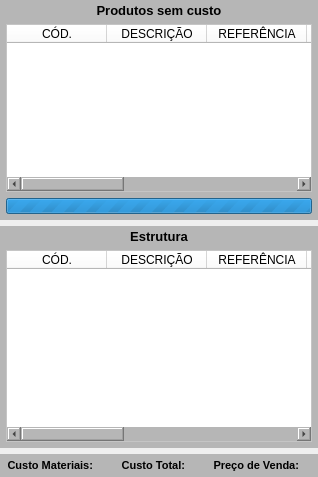
        <widget class="QWidget" name="widget_4" native="true">
         <layout class="QVBoxLayout" name="verticalLayout_2">
          <property name="spacing">
           <number>6</number>
          </property>
          <property name="leftMargin">
           <number>0</number>
          </property>
          <property name="topMargin">
           <number>0</number>
          </property>
          <property name="rightMargin">
           <number>0</number>
          </property>
          <property name="bottomMargin">
           <number>0</number>
          </property>
          <item>
           <widget class="QWidget" name="widget_Cor4" native="true">
            <property name="minimumSize">
             <size>
              <width>0</width>
              <height>0</height>
             </size>
            </property>
            <property name="maximumSize">
             <size>
              <width>16777215</width>
              <height>220</height>
             </size>
            </property>
            <property name="styleSheet">
             <string notr="true">background-color: rgb(182, 182, 182);</string>
            </property>
            <layout class="QVBoxLayout" name="verticalLayout_9">
             <property name="leftMargin">
              <number>6</number>
             </property>
             <property name="topMargin">
              <number>3</number>
             </property>
             <property name="rightMargin">
              <number>6</number>
             </property>
             <property name="bottomMargin">
              <number>6</number>
             </property>
             <item>
              <widget class="QLabel" name="label_Titulo_2">
               <property name="minimumSize">
                <size>
                 <width>0</width>
                 <height>0</height>
                </size>
               </property>
               <property name="maximumSize">
                <size>
                 <width>16777215</width>
                 <height>18</height>
                </size>
               </property>
               <property name="font">
                <font>
                 <pointsize>10</pointsize>
                 <weight>75</weight>
                 <bold>true</bold>
                </font>
               </property>
               <property name="text">
                <string>Produtos sem custo</string>
               </property>
               <property name="alignment">
                <set>Qt::AlignCenter</set>
               </property>
              </widget>
             </item>
             <item>
              <widget class="QTableWidget" name="table_Problema">
               <property name="sizePolicy">
                <sizepolicy hsizetype="Preferred" vsizetype="Preferred">
                 <horstretch>0</horstretch>
                 <verstretch>0</verstretch>
                </sizepolicy>
               </property>
               <property name="font">
                <font>
                 <pointsize>8</pointsize>
                </font>
               </property>
               <property name="styleSheet">
                <string notr="true">background-color: rgb(255, 255, 255);</string>
               </property>
               <column>
                <property name="text">
                 <string>CÓD.</string>
                </property>
               </column>
               <column>
                <property name="text">
                 <string>DESCRIÇÃO</string>
                </property>
               </column>
               <column>
                <property name="text">
                 <string>REFERÊNCIA</string>
                </property>
               </column>
               <column>
                <property name="text">
                 <string>UM</string>
                </property>
               </column>
               <column>
                <property name="text">
                 <string>QTDE</string>
                </property>
               </column>
               <column>
                <property name="text">
                 <string>R$/UNID.</string>
                </property>
               </column>
               <column>
                <property name="text">
                 <string>R$</string>
                </property>
               </column>
               <column>
                <property name="text">
                 <string>CLASSE</string>
                </property>
               </column>
              </widget>
             </item>
             <item>
              <widget class="QProgressBar" name="progressBar">
               <property name="sizePolicy">
                <sizepolicy hsizetype="Preferred" vsizetype="Preferred">
                 <horstretch>0</horstretch>
                 <verstretch>0</verstretch>
                </sizepolicy>
               </property>
               <property name="maximum">
                <number>0</number>
               </property>
               <property name="value">
                <number>0</number>
               </property>
               <property name="textVisible">
                <bool>false</bool>
               </property>
               <property name="orientation">
                <enum>Qt::Horizontal</enum>
               </property>
               <property name="invertedAppearance">
                <bool>false</bool>
               </property>
               <property name="format">
                <string/>
               </property>
              </widget>
             </item>
            </layout>
           </widget>
          </item>
          <item>
           <widget class="QWidget" name="widget_Cor5" native="true">
            <property name="styleSheet">
             <string notr="true">background-color: rgb(182, 182, 182);</string>
            </property>
            <layout class="QVBoxLayout" name="verticalLayout_3">
             <property name="leftMargin">
              <number>6</number>
             </property>
             <property name="topMargin">
              <number>3</number>
             </property>
             <property name="rightMargin">
              <number>6</number>
             </property>
             <property name="bottomMargin">
              <number>6</number>
             </property>
             <item>
              <widget class="QLabel" name="label_Titulo">
               <property name="minimumSize">
                <size>
                 <width>0</width>
                 <height>0</height>
                </size>
               </property>
               <property name="maximumSize">
                <size>
                 <width>16777215</width>
                 <height>18</height>
                </size>
               </property>
               <property name="font">
                <font>
                 <pointsize>10</pointsize>
                 <weight>75</weight>
                 <bold>true</bold>
                </font>
               </property>
               <property name="text">
                <string>Estrutura</string>
               </property>
               <property name="alignment">
                <set>Qt::AlignCenter</set>
               </property>
              </widget>
             </item>
             <item>
              <widget class="QTableWidget" name="table_Estrutura">
               <property name="sizePolicy">
                <sizepolicy hsizetype="Preferred" vsizetype="Preferred">
                 <horstretch>0</horstretch>
                 <verstretch>0</verstretch>
                </sizepolicy>
               </property>
               <property name="font">
                <font>
                 <pointsize>8</pointsize>
                </font>
               </property>
               <property name="styleSheet">
                <string notr="true">background-color: rgb(255, 255, 255);</string>
               </property>
               <column>
                <property name="text">
                 <string>CÓD.</string>
                </property>
               </column>
               <column>
                <property name="text">
                 <string>DESCRIÇÃO</string>
                </property>
               </column>
               <column>
                <property name="text">
                 <string>REFERÊNCIA</string>
                </property>
               </column>
               <column>
                <property name="text">
                 <string>UM</string>
                </property>
               </column>
               <column>
                <property name="text">
                 <string>QTDE</string>
                </property>
               </column>
               <column>
                <property name="text">
                 <string>R$/UNID.</string>
                </property>
               </column>
               <column>
                <property name="text">
                 <string>R$</string>
                </property>
               </column>
               <column>
                <property name="text">
                 <string>CLASSE</string>
                </property>
               </column>
              </widget>
             </item>
            </layout>
           </widget>
          </item>
          <item>
           <widget class="QWidget" name="widget_Totais" native="true">
            <property name="minimumSize">
             <size>
              <width>0</width>
              <height>0</height>
             </size>
            </property>
            <property name="maximumSize">
             <size>
              <width>16777215</width>
              <height>45</height>
             </size>
            </property>
            <property name="styleSheet">
             <string notr="true">background-color: rgb(182, 182, 182);</string>
            </property>
            <layout class="QHBoxLayout" name="horizontalLayout_10">
             <property name="leftMargin">
              <number>2</number>
             </property>
             <property name="topMargin">
              <number>2</number>
             </property>
             <property name="rightMargin">
              <number>2</number>
             </property>
             <property name="bottomMargin">
              <number>2</number>
             </property>
             <item>
              <widget class="QWidget" name="widget_21" native="true">
               <layout class="QHBoxLayout" name="horizontalLayout_13">
                <property name="spacing">
                 <number>5</number>
                </property>
                <property name="leftMargin">
                 <number>5</number>
                </property>
                <property name="topMargin">
                 <number>3</number>
                </property>
                <property name="rightMargin">
                 <number>5</number>
                </property>
                <property name="bottomMargin">
                 <number>3</number>
                </property>
                <item>
                 <widget class="QLabel" name="label_68">
                  <property name="minimumSize">
                   <size>
                    <width>0</width>
                    <height>0</height>
                   </size>
                  </property>
                  <property name="maximumSize">
                   <size>
                    <width>16777215</width>
                    <height>16777215</height>
                   </size>
                  </property>
                  <property name="font">
                   <font>
                    <pointsize>8</pointsize>
                    <weight>75</weight>
                    <bold>true</bold>
                   </font>
                  </property>
                  <property name="text">
                   <string>Custo Materiais:</string>
                  </property>
                  <property name="alignment">
                   <set>Qt::AlignRight|Qt::AlignTrailing|Qt::AlignVCenter</set>
                  </property>
                 </widget>
                </item>
                <item>
                 <widget class="QLabel" name="label_Custo_Materiais">
                  <property name="minimumSize">
                   <size>
                    <width>0</width>
                    <height>0</height>
                   </size>
                  </property>
                  <property name="maximumSize">
                   <size>
                    <width>16777215</width>
                    <height>16777215</height>
                   </size>
                  </property>
                  <property name="font">
                   <font>
                    <pointsize>8</pointsize>
                    <weight>75</weight>
                    <bold>true</bold>
                   </font>
                  </property>
                  <property name="text">
                   <string/>
                  </property>
                  <property name="alignment">
                   <set>Qt::AlignLeading|Qt::AlignLeft|Qt::AlignVCenter</set>
                  </property>
                 </widget>
                </item>
               </layout>
              </widget>
             </item>
             <item>
              <widget class="QWidget" name="widget_20" native="true">
               <layout class="QHBoxLayout" name="horizontalLayout_11">
                <property name="spacing">
                 <number>5</number>
                </property>
                <property name="leftMargin">
                 <number>5</number>
                </property>
                <property name="topMargin">
                 <number>3</number>
                </property>
                <property name="rightMargin">
                 <number>5</number>
                </property>
                <property name="bottomMargin">
                 <number>3</number>
                </property>
                <item>
                 <widget class="QLabel" name="label_76">
                  <property name="minimumSize">
                   <size>
                    <width>0</width>
                    <height>0</height>
                   </size>
                  </property>
                  <property name="maximumSize">
                   <size>
                    <width>16777215</width>
                    <height>16777215</height>
                   </size>
                  </property>
                  <property name="font">
                   <font>
                    <pointsize>8</pointsize>
                    <weight>75</weight>
                    <bold>true</bold>
                   </font>
                  </property>
                  <property name="text">
                   <string>Custo Total:</string>
                  </property>
                  <property name="alignment">
                   <set>Qt::AlignRight|Qt::AlignTrailing|Qt::AlignVCenter</set>
                  </property>
                 </widget>
                </item>
                <item>
                 <widget class="QLabel" name="label_Custo_Total">
                  <property name="minimumSize">
                   <size>
                    <width>0</width>
                    <height>0</height>
                   </size>
                  </property>
                  <property name="maximumSize">
                   <size>
                    <width>16777215</width>
                    <height>16777215</height>
                   </size>
                  </property>
                  <property name="font">
                   <font>
                    <pointsize>8</pointsize>
                    <weight>75</weight>
                    <bold>true</bold>
                   </font>
                  </property>
                  <property name="text">
                   <string/>
                  </property>
                  <property name="alignment">
                   <set>Qt::AlignLeading|Qt::AlignLeft|Qt::AlignVCenter</set>
                  </property>
                 </widget>
                </item>
               </layout>
              </widget>
             </item>
             <item>
              <widget class="QWidget" name="widget_23" native="true">
               <layout class="QHBoxLayout" name="horizontalLayout_14">
                <property name="spacing">
                 <number>5</number>
                </property>
                <property name="leftMargin">
                 <number>5</number>
                </property>
                <property name="topMargin">
                 <number>3</number>
                </property>
                <property name="rightMargin">
                 <number>5</number>
                </property>
                <property name="bottomMargin">
                 <number>3</number>
                </property>
                <item>
                 <widget class="QLabel" name="label_75">
                  <property name="minimumSize">
                   <size>
                    <width>0</width>
                    <height>0</height>
                   </size>
                  </property>
                  <property name="maximumSize">
                   <size>
                    <width>16777215</width>
                    <height>16777215</height>
                   </size>
                  </property>
                  <property name="font">
                   <font>
                    <pointsize>8</pointsize>
                    <weight>75</weight>
                    <bold>true</bold>
                   </font>
                  </property>
                  <property name="text">
                   <string>Preço de Venda:</string>
                  </property>
                  <property name="alignment">
                   <set>Qt::AlignRight|Qt::AlignTrailing|Qt::AlignVCenter</set>
                  </property>
                 </widget>
                </item>
                <item>
                 <widget class="QLabel" name="label_Venda_Total">
                  <property name="minimumSize">
                   <size>
                    <width>0</width>
                    <height>0</height>
                   </size>
                  </property>
                  <property name="maximumSize">
                   <size>
                    <width>16777215</width>
                    <height>16777215</height>
                   </size>
                  </property>
                  <property name="font">
                   <font>
                    <pointsize>8</pointsize>
                    <weight>75</weight>
                    <bold>true</bold>
                   </font>
                  </property>
                  <property name="text">
                   <string/>
                  </property>
                  <property name="alignment">
                   <set>Qt::AlignLeading|Qt::AlignLeft|Qt::AlignVCenter</set>
                  </property>
                 </widget>
                </item>
               </layout>
              </widget>
             </item>
            </layout>
           </widget>
          </item>
         </layout>
        </widget>
